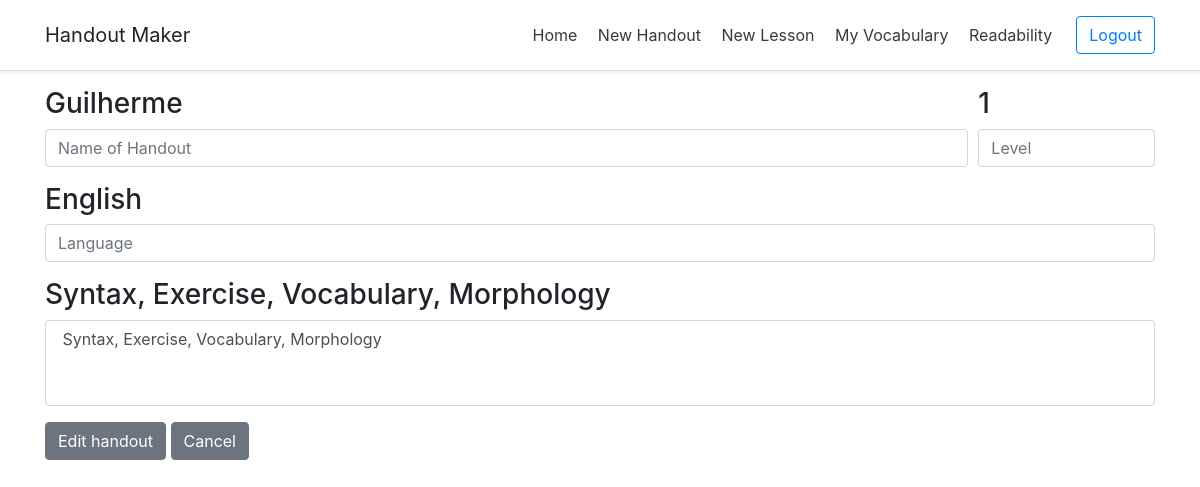
Screenshot of /edit/handout/1/ (signed in) with the database file from the repository.
### tables this page shows
CREATE TABLE handouts (
	handout_id INTEGER NOT NULL, 
	user_id INTEGER, 
	handout_name VARCHAR(30) NOT NULL, 
	language VARCHAR(30) NOT NULL, 
	level INTEGER NOT NULL, 
	desc_csv VARCHAR NOT NULL, 
	PRIMARY KEY (handout_id)
);

### app.py (the view, shortened to what this page needs)
@app.route("/edit/handout/<int:handout_id>/", methods=['GET', 'POST'])
@login_required
def edit_handout(handout_id):
    with engine.connect() as conn:
        db_handout = conn.execute("SELECT * FROM handouts WHERE handout_id = ? AND user_id = ?", (handout_id, session['user_id'])).fetchall()
        handout_name = db_handout[0]['handout_name']
        handout_level = db_handout[0]['level']
        handout_language = db_handout[0]['language']
        handout_desc = db_handout[0]['desc_csv']
    return render_template('edit_handout.html', handout_id=handout_id, handout_name=handout_name, handout_level=handout_level, handout_language=handout_language, handout_desc=handout_desc)

### helpers.py (called while the page is built)
def login_required(f):
    @wraps(f)
    def decorated_function(*args, **kwargs):
        if session.get("user_id") is None:
            return redirect("/login")
        return f(*args, **kwargs)
    return decorated_function

### templates/edit_handout.html
{% extends "layout.html" %}
{% block container %}
<div class="container">
    <form action="/edit/handout/{{ handout_id }}/" method="POST">
        <div class="form-row">
            <div class="form-group col-md-10">
                <h3>{{ handout_name }}</h3>
                <input class="form-control" type="text" name="handout_name" placeholder="Name of Handout" type="text">
            </div>
            <div class="form-group col-md-2">
                <h3>{{ handout_level }}</h3>
                <input class="form-control" name="level" placeholder="Level" type="number" min="1">
            </div>
        </div>
        <div class="form-group">
            <h3>{{ handout_language }}</h3>
            <input type="text" class="form-control" name="language" placeholder="Language">
        </div>
        <div class="form-group">
            <h3>{{ handout_desc }}</h3>
            <textarea class="form-control" name="desc_csv" rows="3" style="resize: none;"> Syntax, Exercise, Vocabulary, Morphology</textarea>
        </div>
        <button class="btn btn-secondary" type="submit">Edit handout</button></a>
        <a href="/handout/{{ handout_id }}/"><button type="button" class="btn btn-secondary">Cancel</button></a>
    </form>
</div>
{% endblock %}

### rows the page displays
handouts: handout_name "Guilherme", language "English", desc_csv "Syntax, Exercise, Vocabulary, Morphology"

### other values shown
{{ handout_level }} "1"
